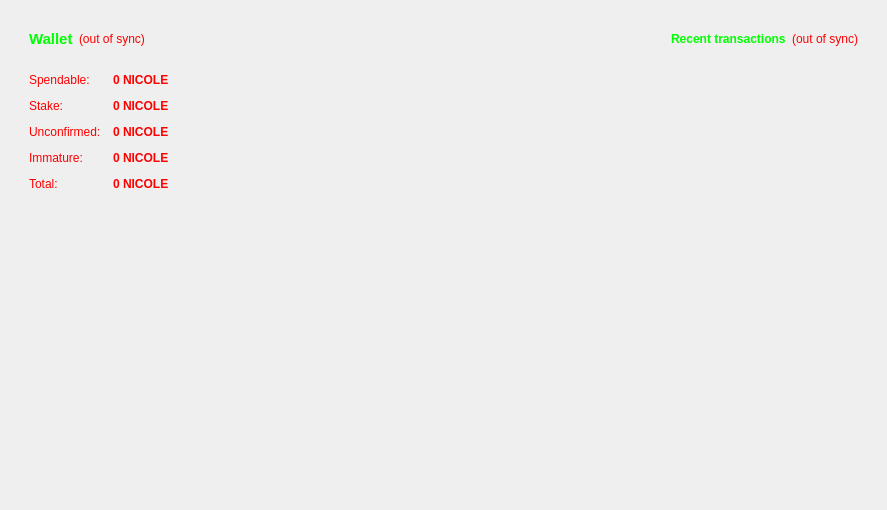
<?xml version="1.0" encoding="UTF-8"?>
<ui version="4.0">
 <class>OverviewPage</class>
 <widget class="QWidget" name="OverviewPage">
  <property name="geometry">
   <rect>
    <x>0</x>
    <y>0</y>
    <width>887</width>
    <height>510</height>
   </rect>
  </property>
  <property name="windowTitle">
   <string>Form</string>
  </property>
  <layout class="QHBoxLayout" name="horizontalLayout" stretch="1,0,0,0,0,0,0,0,1">
   <item>
    <layout class="QVBoxLayout" name="verticalLayout_2">
     <item>
      <widget class="QWidget" name="widget" native="true">
       <layout class="QVBoxLayout" name="verticalLayout_4">
        <item>
         <widget class="QWidget" name="widget" native="true">
          <layout class="QHBoxLayout" name="horizontalLayout_4">
           <item>
            <widget class="QLabel" name="label_5">
             <property name="font">
              <font>
               <pointsize>11</pointsize>
               <weight>75</weight>
               <bold>true</bold>
              </font>
             </property>
             <property name="text">
              <string>&lt;html&gt;&lt;head/&gt;&lt;body&gt;&lt;p&gt;&lt;span style=&quot; color:#00ff00;&quot;&gt;Wallet&lt;/span&gt;&lt;/p&gt;&lt;/body&gt;&lt;/html&gt;</string>
             </property>
            </widget>
           </item>
           <item>
            <widget class="QLabel" name="labelWalletStatus">
             <property name="toolTip">
              <string>&lt;html&gt;&lt;head/&gt;&lt;body&gt;&lt;p&gt;The displayed information may be out of date. Your wallet automatically synchronizes with the network after a connection is established, but this process has not completed yet.&lt;/p&gt;&lt;/body&gt;&lt;/html&gt;</string>
             </property>
             <property name="styleSheet">
              <string notr="true">QLabel { color: red; }</string>
             </property>
             <property name="text">
              <string notr="true">(out of sync)</string>
             </property>
             <property name="alignment">
              <set>Qt::AlignLeading|Qt::AlignLeft|Qt::AlignVCenter</set>
             </property>
            </widget>
           </item>
           <item>
            <spacer name="horizontalSpacer_2">
             <property name="orientation">
              <enum>Qt::Horizontal</enum>
             </property>
             <property name="sizeHint" stdset="0">
              <size>
               <width>40</width>
               <height>20</height>
              </size>
             </property>
            </spacer>
           </item>
          </layout>
         </widget>
        </item>
        <item>
         <widget class="QWidget" name="widget" native="true">
          <layout class="QFormLayout" name="formLayout_2">
           <property name="fieldGrowthPolicy">
            <enum>QFormLayout::AllNonFixedFieldsGrow</enum>
           </property>
           <property name="horizontalSpacing">
            <number>12</number>
           </property>
           <property name="verticalSpacing">
            <number>12</number>
           </property>
           <item row="0" column="0">
            <widget class="QLabel" name="label">
             <property name="text">
              <string>&lt;html&gt;&lt;head/&gt;&lt;body&gt;&lt;p&gt;&lt;span style=&quot; color:#ff0000;&quot;&gt;Spendable:&lt;/span&gt;&lt;/p&gt;&lt;/body&gt;&lt;/html&gt;</string>
             </property>
            </widget>
           </item>
           <item row="0" column="1">
            <widget class="QLabel" name="labelBalance">
             <property name="font">
              <font>
               <weight>75</weight>
               <bold>true</bold>
              </font>
             </property>
             <property name="cursor">
              <cursorShape>IBeamCursor</cursorShape>
             </property>
             <property name="toolTip">
              <string>Your current spendable balance</string>
             </property>
             <property name="styleSheet">
              <string notr="true">color: rgb(255, 0, 0);</string>
             </property>
             <property name="text">
              <string notr="true">&lt;html&gt;&lt;head/&gt;&lt;body&gt;&lt;p&gt;&lt;span style=&quot; color:#ff0000;&quot;&gt;0 NICOLE&lt;/span&gt;&lt;/p&gt;&lt;/body&gt;&lt;/html&gt;</string>
             </property>
             <property name="textInteractionFlags">
              <set>Qt::LinksAccessibleByMouse|Qt::TextSelectableByKeyboard|Qt::TextSelectableByMouse</set>
             </property>
            </widget>
           </item>
           <item row="1" column="0">
            <widget class="QLabel" name="label_6">
             <property name="text">
              <string>&lt;html&gt;&lt;head/&gt;&lt;body&gt;&lt;p&gt;&lt;span style=&quot; color:#ff0000;&quot;&gt;Stake:&lt;/span&gt;&lt;/p&gt;&lt;/body&gt;&lt;/html&gt;</string>
             </property>
            </widget>
           </item>
           <item row="1" column="1">
            <widget class="QLabel" name="labelStake">
             <property name="font">
              <font>
               <weight>75</weight>
               <bold>true</bold>
              </font>
             </property>
             <property name="cursor">
              <cursorShape>IBeamCursor</cursorShape>
             </property>
             <property name="toolTip">
              <string>Total of coins that was staked, and do not yet count toward the current balance</string>
             </property>
             <property name="styleSheet">
              <string notr="true">color: rgb(255, 0, 0);</string>
             </property>
             <property name="text">
              <string notr="true">&lt;html&gt;&lt;head/&gt;&lt;body&gt;&lt;p&gt;&lt;span style=&quot; color:#ff0000;&quot;&gt;0 NICOLE&lt;/span&gt;&lt;/p&gt;&lt;/body&gt;&lt;/html&gt;</string>
             </property>
             <property name="textInteractionFlags">
              <set>Qt::LinksAccessibleByMouse|Qt::TextSelectableByKeyboard|Qt::TextSelectableByMouse</set>
             </property>
            </widget>
           </item>
           <item row="2" column="0">
            <widget class="QLabel" name="label_3">
             <property name="text">
              <string>&lt;html&gt;&lt;head/&gt;&lt;body&gt;&lt;p&gt;&lt;span style=&quot; color:#ff0000;&quot;&gt;Unconfirmed:&lt;/span&gt;&lt;/p&gt;&lt;/body&gt;&lt;/html&gt;</string>
             </property>
            </widget>
           </item>
           <item row="2" column="1">
            <widget class="QLabel" name="labelUnconfirmed">
             <property name="font">
              <font>
               <weight>75</weight>
               <bold>true</bold>
              </font>
             </property>
             <property name="cursor">
              <cursorShape>IBeamCursor</cursorShape>
             </property>
             <property name="toolTip">
              <string>Total of transactions that have yet to be confirmed, and do not yet count toward the current balance</string>
             </property>
             <property name="styleSheet">
              <string notr="true">color: rgb(255, 0, 0);</string>
             </property>
             <property name="text">
              <string notr="true">&lt;html&gt;&lt;head/&gt;&lt;body&gt;&lt;p&gt;&lt;span style=&quot; color:#ff0000;&quot;&gt;0 NICOLE&lt;/span&gt;&lt;/p&gt;&lt;/body&gt;&lt;/html&gt;</string>
             </property>
             <property name="textInteractionFlags">
              <set>Qt::LinksAccessibleByMouse|Qt::TextSelectableByKeyboard|Qt::TextSelectableByMouse</set>
             </property>
            </widget>
           </item>
           <item row="3" column="0">
            <widget class="QLabel" name="labelImmatureText">
             <property name="text">
              <string>&lt;html&gt;&lt;head/&gt;&lt;body&gt;&lt;p&gt;&lt;span style=&quot; color:#ff0000;&quot;&gt;Immature:&lt;/span&gt;&lt;/p&gt;&lt;/body&gt;&lt;/html&gt;</string>
             </property>
            </widget>
           </item>
           <item row="3" column="1">
            <widget class="QLabel" name="labelImmature">
             <property name="font">
              <font>
               <weight>75</weight>
               <bold>true</bold>
              </font>
             </property>
             <property name="toolTip">
              <string>Mined balance that has not yet matured</string>
             </property>
             <property name="styleSheet">
              <string notr="true">color: rgb(255, 0, 0);</string>
             </property>
             <property name="text">
              <string notr="true">&lt;html&gt;&lt;head/&gt;&lt;body&gt;&lt;p&gt;&lt;span style=&quot; color:#ff0000;&quot;&gt;0 NICOLE&lt;/span&gt;&lt;/p&gt;&lt;/body&gt;&lt;/html&gt;</string>
             </property>
             <property name="textInteractionFlags">
              <set>Qt::LinksAccessibleByMouse|Qt::TextSelectableByKeyboard|Qt::TextSelectableByMouse</set>
             </property>
            </widget>
           </item>
           <item row="4" column="0">
            <widget class="QLabel" name="labelTotalText">
             <property name="text">
              <string>&lt;html&gt;&lt;head/&gt;&lt;body&gt;&lt;p&gt;&lt;span style=&quot; color:#ff0000;&quot;&gt;Total:&lt;/span&gt;&lt;/p&gt;&lt;/body&gt;&lt;/html&gt;</string>
             </property>
            </widget>
           </item>
           <item row="4" column="1">
            <widget class="QLabel" name="labelTotal">
             <property name="font">
              <font>
               <weight>75</weight>
               <bold>true</bold>
              </font>
             </property>
             <property name="cursor">
              <cursorShape>IBeamCursor</cursorShape>
             </property>
             <property name="toolTip">
              <string>Your current total balance</string>
             </property>
             <property name="styleSheet">
              <string notr="true">color: rgb(255, 0, 0);</string>
             </property>
             <property name="text">
              <string notr="true">&lt;html&gt;&lt;head/&gt;&lt;body&gt;&lt;p&gt;&lt;span style=&quot; color:#ff0000;&quot;&gt;0 NICOLE&lt;/span&gt;&lt;/p&gt;&lt;/body&gt;&lt;/html&gt;</string>
             </property>
             <property name="textInteractionFlags">
              <set>Qt::LinksAccessibleByMouse|Qt::TextSelectableByKeyboard|Qt::TextSelectableByMouse</set>
             </property>
            </widget>
           </item>
          </layout>
         </widget>
        </item>
        <item>
         <spacer name="verticalSpacer">
          <property name="orientation">
           <enum>Qt::Vertical</enum>
          </property>
          <property name="sizeHint" stdset="0">
           <size>
            <width>20</width>
            <height>40</height>
           </size>
          </property>
         </spacer>
        </item>
       </layout>
      </widget>
     </item>
    </layout>
   </item>
   <item>
    <spacer name="horizontalSpacer_6">
     <property name="orientation">
      <enum>Qt::Horizontal</enum>
     </property>
     <property name="sizeHint" stdset="0">
      <size>
       <width>40</width>
       <height>20</height>
      </size>
     </property>
    </spacer>
   </item>
   <item>
    <spacer name="verticalSpacer_5">
     <property name="orientation">
      <enum>Qt::Vertical</enum>
     </property>
     <property name="sizeHint" stdset="0">
      <size>
       <width>20</width>
       <height>40</height>
      </size>
     </property>
    </spacer>
   </item>
   <item>
    <spacer name="horizontalSpacer_4">
     <property name="orientation">
      <enum>Qt::Horizontal</enum>
     </property>
     <property name="sizeHint" stdset="0">
      <size>
       <width>40</width>
       <height>20</height>
      </size>
     </property>
    </spacer>
   </item>
   <item>
    <spacer name="verticalSpacer_12">
     <property name="orientation">
      <enum>Qt::Vertical</enum>
     </property>
     <property name="sizeHint" stdset="0">
      <size>
       <width>20</width>
       <height>40</height>
      </size>
     </property>
    </spacer>
   </item>
   <item>
    <spacer name="horizontalSpacer_3">
     <property name="orientation">
      <enum>Qt::Horizontal</enum>
     </property>
     <property name="sizeHint" stdset="0">
      <size>
       <width>40</width>
       <height>20</height>
      </size>
     </property>
    </spacer>
   </item>
   <item>
    <spacer name="verticalSpacer_4">
     <property name="orientation">
      <enum>Qt::Vertical</enum>
     </property>
     <property name="sizeHint" stdset="0">
      <size>
       <width>20</width>
       <height>40</height>
      </size>
     </property>
    </spacer>
   </item>
   <item>
    <spacer name="horizontalSpacer_5">
     <property name="orientation">
      <enum>Qt::Horizontal</enum>
     </property>
     <property name="sizeHint" stdset="0">
      <size>
       <width>40</width>
       <height>20</height>
      </size>
     </property>
    </spacer>
   </item>
   <item>
    <layout class="QVBoxLayout" name="verticalLayout_3">
     <item>
      <widget class="QWidget" name="widget_2" native="true">
       <layout class="QVBoxLayout" name="verticalLayout">
        <item>
         <widget class="QWidget" name="widget" native="true">
          <layout class="QHBoxLayout" name="horizontalLayout_2">
           <item>
            <spacer name="horizontalSpacer">
             <property name="orientation">
              <enum>Qt::Horizontal</enum>
             </property>
             <property name="sizeHint" stdset="0">
              <size>
               <width>40</width>
               <height>20</height>
              </size>
             </property>
            </spacer>
           </item>
           <item>
            <widget class="QLabel" name="label_4">
             <property name="text">
              <string>&lt;html&gt;&lt;head/&gt;&lt;body&gt;&lt;p&gt;&lt;span style=&quot; font-weight:600; color:#00ff00;&quot;&gt;Recent transactions&lt;/span&gt;&lt;/p&gt;&lt;/body&gt;&lt;/html&gt;</string>
             </property>
            </widget>
           </item>
           <item>
            <widget class="QLabel" name="labelTransactionsStatus">
             <property name="toolTip">
              <string>&lt;html&gt;&lt;head/&gt;&lt;body&gt;&lt;p&gt;The displayed information may be out of date. Your wallet automatically synchronizes with the network after a connection is established, but this process has not completed yet.&lt;/p&gt;&lt;/body&gt;&lt;/html&gt;</string>
             </property>
             <property name="styleSheet">
              <string notr="true">QLabel { color: red; }</string>
             </property>
             <property name="text">
              <string notr="true">(out of sync)</string>
             </property>
             <property name="alignment">
              <set>Qt::AlignRight|Qt::AlignTrailing|Qt::AlignVCenter</set>
             </property>
            </widget>
           </item>
          </layout>
         </widget>
        </item>
        <item>
         <widget class="QListView" name="listTransactions">
          <property name="font">
           <font>
            <family>Open Sans</family>
            <pointsize>9</pointsize>
           </font>
          </property>
          <property name="styleSheet">
           <string notr="true">QListView { background: transparent; }</string>
          </property>
          <property name="frameShape">
           <enum>QFrame::NoFrame</enum>
          </property>
          <property name="verticalScrollBarPolicy">
           <enum>Qt::ScrollBarAlwaysOff</enum>
          </property>
          <property name="horizontalScrollBarPolicy">
           <enum>Qt::ScrollBarAlwaysOff</enum>
          </property>
          <property name="selectionMode">
           <enum>QAbstractItemView::NoSelection</enum>
          </property>
         </widget>
        </item>
        <item>
         <spacer name="verticalSpacer_2">
          <property name="orientation">
           <enum>Qt::Vertical</enum>
          </property>
          <property name="sizeHint" stdset="0">
           <size>
            <width>20</width>
            <height>40</height>
           </size>
          </property>
         </spacer>
        </item>
       </layout>
      </widget>
     </item>
    </layout>
   </item>
  </layout>
 </widget>
 <resources>
  <include location="../bitcoin.qrc"/>
 </resources>
 <connections/>
</ui>
